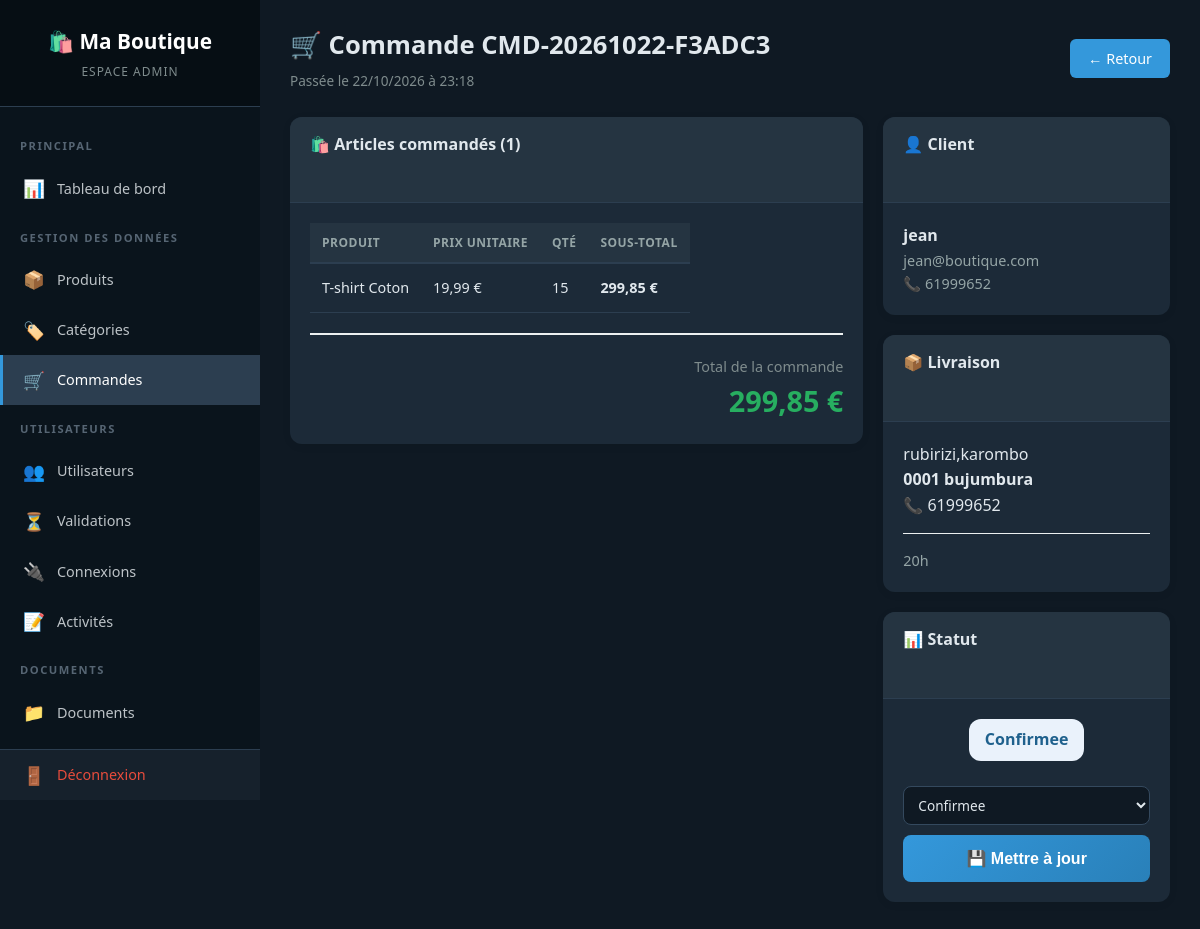
The app's page /admin/order_detail.php?id=2 (signed in) with its own data.
### tables this page shows
CREATE TABLE `commandes` (
  `id` int(11) NOT NULL AUTO_INCREMENT,
  `numero` varchar(20) NOT NULL,
  `client_id` int(11) NOT NULL,
  `total` decimal(10,2) NOT NULL,
  `statut` enum('en_attente','confirmee','expediee','livree','annulee') DEFAULT 'en_attente',
  `adresse_livraison` text NOT NULL,
  `ville` varchar(100) NOT NULL,
  `code_postal` varchar(20) NOT NULL,
  `telephone` varchar(30) NOT NULL,
  `notes` text DEFAULT NULL,
  `date_commande` timestamp NULL DEFAULT current_timestamp(),
  `date_maj` timestamp NULL DEFAULT current_timestamp() ON UPDATE current_timestamp(),
  PRIMARY KEY (`id`),
  UNIQUE KEY `numero` (`numero`),
  KEY `client_id` (`client_id`),
  CONSTRAINT `commandes_ibfk_1` FOREIGN KEY (`client_id`) REFERENCES `utilisateurs` (`id`) ON DELETE CASCADE
);

CREATE TABLE `commande_lignes` (
  `id` int(11) NOT NULL AUTO_INCREMENT,
  `commande_id` int(11) NOT NULL,
  `produit_id` int(11) NOT NULL,
  `nom_produit` varchar(150) NOT NULL,
  `prix_unitaire` decimal(10,2) NOT NULL,
  `quantite` int(11) NOT NULL,
  `sous_total` decimal(10,2) NOT NULL,
  PRIMARY KEY (`id`),
  KEY `commande_id` (`commande_id`),
  KEY `produit_id` (`produit_id`),
  CONSTRAINT `commande_lignes_ibfk_1` FOREIGN KEY (`commande_id`) REFERENCES `commandes` (`id`) ON DELETE CASCADE,
  CONSTRAINT `commande_lignes_ibfk_2` FOREIGN KEY (`produit_id`) REFERENCES `produits` (`id`)
);

CREATE TABLE `utilisateurs` (
  `id` int(11) NOT NULL AUTO_INCREMENT,
  `nom` varchar(100) NOT NULL,
  `email` varchar(150) NOT NULL,
  `mot_de_passe` varchar(255) NOT NULL,
  `role` enum('admin','vendeur','client') DEFAULT 'client',
  `statut` enum('actif','en_attente','rejete') DEFAULT 'actif',
  `tentatives_connexion` int(11) DEFAULT 0,
  `verrouille_jusqua` datetime DEFAULT NULL,
  `double_auth_secret` varchar(255) DEFAULT NULL,
  `cree_le` timestamp NULL DEFAULT current_timestamp(),
  `date_validation` datetime DEFAULT NULL,
  `valide_par` int(11) DEFAULT NULL,
  PRIMARY KEY (`id`),
  UNIQUE KEY `email` (`email`)
);

### config/init.php (called while the page is built, shortened)
<?php
function param(string $cle, $defaut = null) {
    return $GLOBALS['parametres'][$cle] ?? $defaut;
}
?>

### admin/order_detail.php (the view, shortened to what this page needs)
<?php
require_once '../config/init.php';
$id = (int)($_GET['id'] ?? 0);
$stmt = $pdo->prepare("
    SELECT c.*, u.nom AS client, u.email
    FROM commandes c
    LEFT JOIN utilisateurs u ON c.client_id = u.id
    WHERE c.id = ?
");
$stmt->execute([$id]);
$commande = $stmt->fetch();
$stmt = $pdo->prepare("SELECT * FROM commande_lignes WHERE commande_id = ?");
$stmt->execute([$id]);
$lignes = $stmt->fetchAll();
?>
<!DOCTYPE html>
<html lang="fr" data-theme="<?= htmlspecialchars(param('theme', 'clair')) ?>">
<head>
    <link rel="stylesheet" href="../assets/style.css">
    <link rel="stylesheet" href="../assets/admin.css">
    <link rel="stylesheet" href="../assets/theme.css">
</head>
<body class="admin-body">
<?php include __DIR__ . '/../includes/sidebar.php'; ?>
<main class="admin-main">
    <header class="admin-topbar">
        <div>
            <h1>🛒 Commande <?= htmlspecialchars($commande['numero']) ?></h1>
            <p class="topbar-subtitle">
                Passée le <?= date('d/m/Y à H:i', strtotime($commande['date_commande'])) ?>
            </p>
        </div>
        <div class="topbar-actions">
            <a href="orders.php" class="btn-secondary">← Retour</a>
        </div>
    </header>
    <div class="order-detail-grid">
        <section class="card">
            <div class="card-header">
                <h2>🛍️ Articles commandés (<?= count($lignes) ?>)</h2>
            </div>
            <div class="card-body">
                <div class="table-responsive">
                <table class="data-table order-table order-table-items">
                    <thead>
                        <tr>
                            <th>Produit</th>
                            <th>Prix unitaire</th>
                            <th>Qté</th>
                            <th>Sous-total</th>
                        </tr>
                    </thead>
                    <tbody>
                        <?php foreach ($lignes as $l): ?>
                            <tr>
                                <td><?= htmlspecialchars($l['nom_produit']) ?></td>
                                <td><?= number_format($l['prix_unitaire'], 2, ',', ' ') ?> <?= param('devise', '€') ?></td>
                                <td><?= $l['quantite'] ?></td>
                                <td><strong><?= number_format($l['sous_total'], 2, ',', ' ') ?> <?= param('devise', '€') ?></strong></td>
                            </tr>
                        <?php endforeach; ?>
                    </tbody>
                </table>
                </div>
                <div style="text-align:right;margin-top:20px;padding-top:20px;border-top:2px solid #ecf0f1;">
                    <p style="color:#7f8c8d;font-size:0.9rem;">Total de la commande</p>
                    <p style="font-size:1.8rem;font-weight:700;color:#27ae60;">
                        <?= number_format($commande['total'], 2, ',', ' ') ?> <?= param('devise', '€') ?>
                    </p>
                </div>
            </div>
        </section>
        <aside>
            <section class="card" style="margin-bottom:20px;">
                <div class="card-header">
                    <h2>👤 Client</h2>
                </div>
                <div class="card-body">
                    <p><strong><?= htmlspecialchars($commande['client'] ?? 'Inconnu') ?></strong></p>
                    <p class="text-muted" style="font-size:0.9rem;"><?= htmlspecialchars($commande['email'] ?? '') ?></p>
                    <?php if ($commande['telephone']): ?>
                        <p class="text-muted" style="font-size:0.9rem;">📞 <?= htmlspecialchars($commande['telephone']) ?></p>
                    <?php endif; ?>
                </div>
            </section>
            <section class="card" style="margin-bottom:20px;">
                <div class="card-header">
                    <h2>📦 Livraison</h2>
                </div>
                <div class="card-body">
                    <p><?= nl2br(htmlspecialchars($commande['adresse_livraison'])) ?></p>
                    <p><strong><?= htmlspecialchars($commande['code_postal']) ?> <?= htmlspecialchars($commande['ville']) ?></strong></p>
                    <p>📞 <?= htmlspecialchars($commande['telephone']) ?></p>
                    <?php if ($commande['notes']): ?>
                        <hr style="margin:15px 0;border:none;border-top:1px solid #ecf0f1;">
                        <p class="text-muted" style="font-size:0.9rem;"><?= nl2br(htmlspecialchars($commande['notes'])) ?></p>
                    <?php endif; ?>
                </div>
            </section>
            <section class="card">
                <div class="card-header">
                    <h2>📊 Statut</h2>
                </div>
                <div class="card-body">
                    <?php
                    $badge = match($commande['statut']) {
                        'en_attente' => 'badge-warning',
                        'confirmee'  => 'badge-info',
                        'expediee'   => 'badge-info',
                        'livree'     => 'badge-success',
                        'annulee'    => 'badge-danger',
                        default      => 'badge-info'
                    };
                    ?>
                    <p style="text-align:center;margin-bottom:15px;">
                        <span class="badge <?= $badge ?>" style="font-size:1rem;padding:8px 16px;">
                            <?= ucfirst(str_replace('_', ' ', $commande['statut'])) ?>
                        </span>
                    </p>
                    <form method="POST" action="orders.php">
                        <select name="statut" class="statut-select" style="margin-bottom:10px;">
                            <?php foreach (['en_attente','confirmee','expediee','livree','annulee'] as $s): ?>
                                <option value="<?= $s ?>" <?= $commande['statut'] === $s ? 'selected' : '' ?>>
                                    <?= ucfirst(str_replace('_', ' ', $s)) ?>
                                </option>
                            <?php endforeach; ?>
                        </select>
                        <button type="submit" class="btn-submit" style="width:100%;">💾 Mettre à jour</button>
                    </form>
                </div>
            </section>
        </aside>
    </div>
</main>
</body>
</html>

### assets/style.css (style rules this page uses)
* { margin: 0; padding: 0; box-sizing: border-box; }
body { font-family: 'Segoe UI', Tahoma, sans-serif; background: #f4f6f9; color: #333; line-height: 1.6; }
a { text-decoration: none; color: inherit; }
section h2 { text-align: center; font-size: 1.8rem; margin-bottom: 30px; color: #2c3e50; }
.badge { display: inline-block; background: #eaf2fb; color: #2980b9; font-size: 0.75rem; padding: 3px 10px; border-radius: 12px; margin-bottom: 10px; }
.btn-secondary { display: inline-block; background: #3498db; color: #fff; padding: 8px 18px; border-radius: 6px; font-size: 0.9rem; transition: background 0.3s; }
.btn-submit { width: 100%; padding: 14px; background: linear-gradient(135deg, #3498db, #2980b9); color: #fff; border: none; border-radius: 8px; font-size: 1rem; font-weight: 700; cursor: pointer; transition: transform 0.2s, box-shadow 0.2s; }
.data-table { display: block; width: 100%; max-width: 100%; overflow-x: auto; overscroll-behavior-x: contain; -webkit-overflow-scrolling: touch; scrollbar-width: thin; }
.data-table th, .data-table td { white-space: nowrap; }
.table-responsive { width: 100%; overflow-x: auto; overscroll-behavior-x: contain; -webkit-overflow-scrolling: touch; scrollbar-width: thin; }
.order-table { min-width: 680px; }
.order-table-items { min-width: 540px; }

### assets/admin.css (style rules this page uses)
.admin-body { display: flex; min-height: 100vh; background: #f0f2f5; margin: 0; }
.admin-main { flex: 1; margin-left: 260px; padding: 25px 30px; min-width: 0; }
.admin-topbar { display: flex; justify-content: space-between; align-items: center; margin-bottom: 25px; flex-wrap: wrap; gap: 15px; }
.admin-topbar h1 { font-size: 1.6rem; color: #2c3e50; margin-bottom: 4px; }
.topbar-subtitle { color: #7f8c8d; font-size: 0.85rem; }
.topbar-actions { display: flex; align-items: center; gap: 15px; }
.card { background: #fff; border-radius: 12px; box-shadow: 0 2px 10px rgba(0,0,0,0.06); overflow: hidden; margin-bottom: 20px; }
.card-header { display: flex; justify-content: space-between; align-items: center; padding: 15px 20px; border-bottom: 1px solid #ecf0f1; background: #fafbfc; }
.card-header h2 { font-size: 1rem; color: #2c3e50; }
.card-body { padding: 20px; }
.data-table { width: 100%; border-collapse: collapse; font-size: 0.9rem; }
.data-table thead th { text-align: left; padding: 10px 12px; background: #f8f9fa; color: #7f8c8d; font-size: 0.75rem; text-transform: uppercase; letter-spacing: 0.5px; border-bottom: 2px solid #ecf0f1; }
.data-table tbody td { padding: 12px; border-bottom: 1px solid #f0f2f5; color: #2c3e50; }
.badge { display: inline-block; padding: 3px 10px; border-radius: 12px; font-size: 0.75rem; font-weight: 700; }
.text-muted { color: #95a5a6; }
.badge-info { background: #eaf2fb; color: #1f618d; }
.order-detail-grid { display: grid; grid-template-columns: minmax(0, 2fr) minmax(280px, 1fr); align-items: start; gap: 20px; }
.statut-select { width: 100%; min-height: 38px; padding: 8px 10px; color: #2c3e50; background: #fff; border: 1px solid #d5dee6; border-radius: 8px; font: inherit; font-size: 0.85rem; cursor: pointer; transition: border-color 0.2s, box-shadow 0.2s; }

### records on screen
commandes: numero "CMD-20261022-F3ADC3", date_commande "22/10/2026 à 23:18", total "299,85", client.nom "jean", client.email "jean@boutique.com", telephone "61999652", adresse_livraison "rubirizi,karombo", code_postal "0001", ville "bujumbura", notes "20h", statut "Confirmee"
commande_lignes: nom_produit "T-shirt Coton", prix_unitaire "19,99", quantite "15", sous_total "299,85"

### other values on screen
param('nom_boutique', 'Ma Boutique') "Ma Boutique"
count($lignes) "1"
param('devise', '€') "€"
